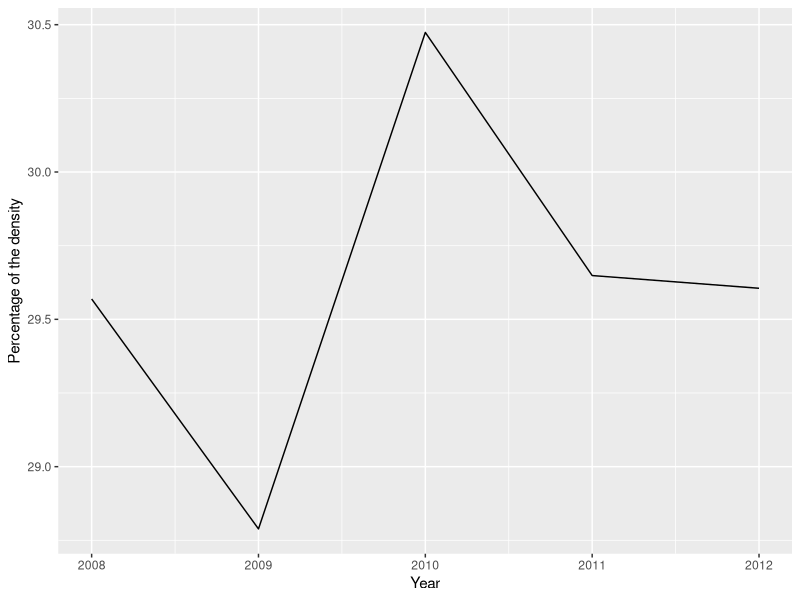
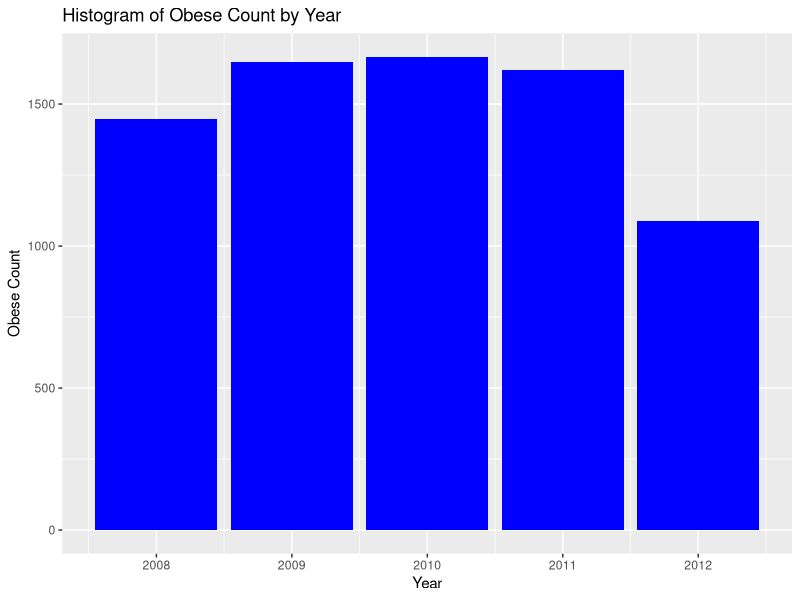
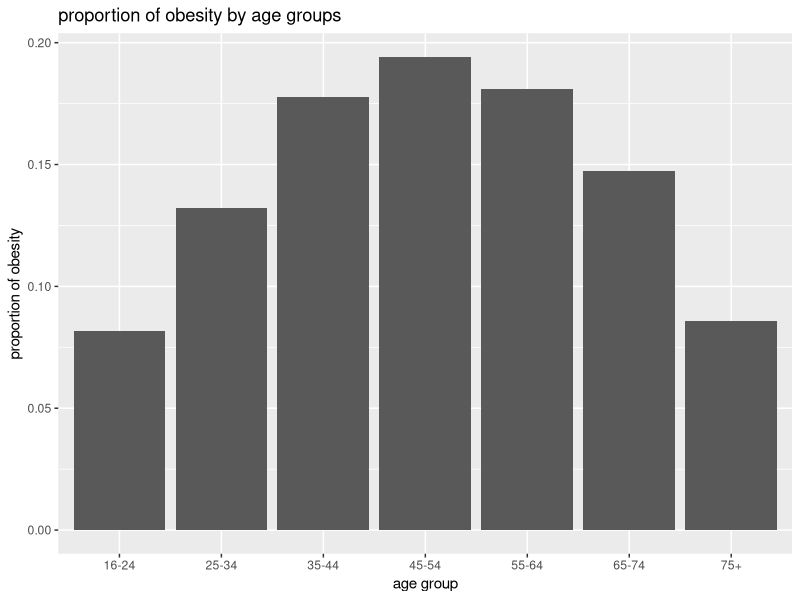
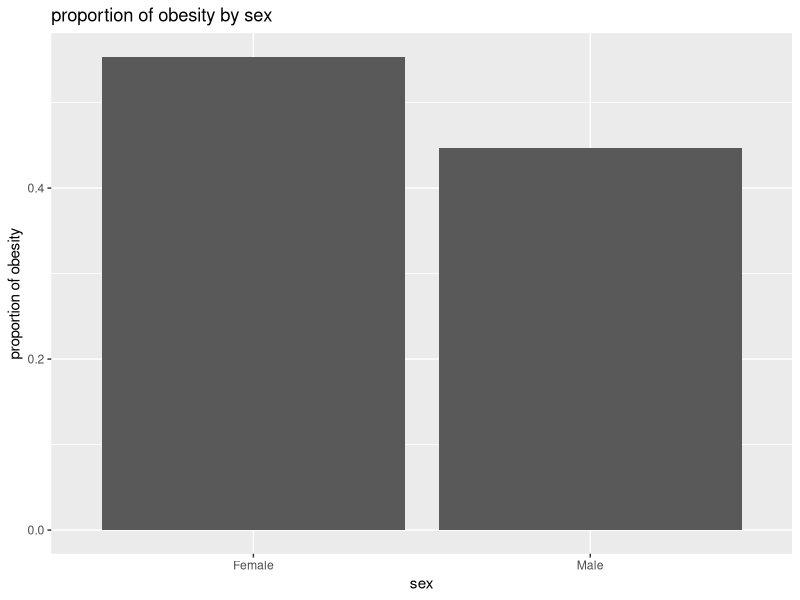
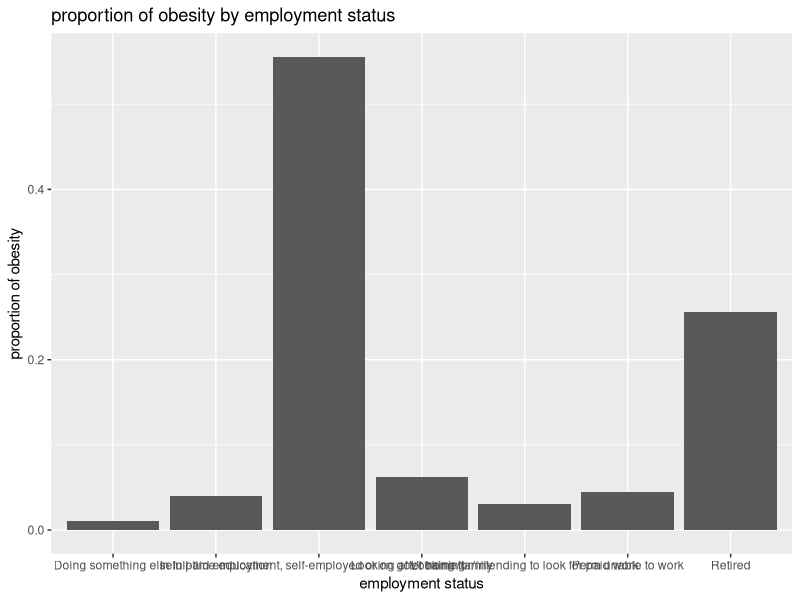

Reproduce these figures in R, in order.
## ---- chunk 1
#Creating the binary variable for obesity
data <- read.csv('DAProject9.csv')
library(dplyr)
data <- data %>%
  mutate(Obese = ifelse(BMIgroup == "Obese", 1, 0))

## ---- chunk 2
#Attempting to create the time series plot
data_2008 <- subset(data, Year == '2008' & Obese == 1)
data_2009 <- subset(data, Year == '2009'& Obese == 1)
data_2010 <- subset(data, Year == '2010'& Obese == 1)
data_2011 <- subset(data, Year == '2011'& Obese == 1)
data_2012 <- subset(data, Year == '2012'& Obese == 1)


year <- c(2008, 2009, 2010, 2011, 2012)
no_obese <- c(1448, 1647, 1666, 1620, 1088)

year_obese <- cbind(year, no_obese)
  year_obese <- as.data.frame(year_obese)

as.factor(year_obese$year)

## ---- chunk 3
#| fig-cap: Time Series Plot of Obese Observations Over Time.
#| label: fig-time
#| fig-align: center
#| fig-width: 4.5
#| fig-height: 3.5

library(ggplot2)

#time series plot with proportion of obesity
obesity_by_time=data|>group_by(Year)|>
  summarise(Obesity_Prevalence=mean(Obese==1)*100)
ggplot(obesity_by_time,aes(x=Year,y=Obesity_Prevalence))+
  geom_line()+
  labs(x="Year",y="Percentage of the density")
## ---- chunk 4
#Summary table
summary_by_year <- data %>%
  group_by(Year) %>%
  summarize(Count_Obese = sum(Obese))
summary_by_year

#Histogram of year v counts
ggplot(data = summary_by_year, aes(x = Year, y = Count_Obese)) +
  geom_col(fill='blue') +
  labs(x = "Year", y = "Obese Count",
       title = "Histogram of Obese Count by Year")
## ---- chunk 5
#| fig-cap: Proportion of obesity by age groups.
#| label: fig-scat1
#| fig-align: center
#| fig-width: 4.5
#| fig-height: 3.5
#barplots of obesity on each covariate
library(dplyr)
# age
obses_age.freq=table(data$AgeGroup)
obses_age.freq=as.data.frame(obses_age.freq)
colnames(obses_age.freq)=c("obses_age","number")
obses_age.freq$proportion=obses_age.freq$number/sum(obses_age.freq$number)

ggplot(data = obses_age.freq, aes(x = obses_age, y = proportion)) + geom_col()+
  labs(x="age group",y="proportion of obesity",title="proportion of obesity by age groups")



## ---- chunk 6
#| fig-cap: Proportion of obesity by sex.
#| label: fig-scat2
#| fig-align: center
#| fig-width: 4.5
#| fig-height: 3.5
#gender
obses_sex.freq=table(data$Sex)
obses_sex.freq=as.data.frame(obses_sex.freq)
colnames(obses_sex.freq)=c("obses_sex","number")
obses_sex.freq$proportion=obses_sex.freq$number/sum(obses_sex.freq$number)

ggplot(data = obses_sex.freq, aes(x = obses_sex, y = proportion)) + geom_col()+
  labs(x="sex",y="proportion of obesity",title="proportion of obesity by sex")
## ---- chunk 7
#| fig-cap: Proportion of obesity by employment status.
#| label: fig-scat3
#| fig-align: center
#| fig-width: 4.5
#| fig-height: 3.5

#socio-economic status
obses_employment.freq=table(data$Employment)
obses_employment.freq=as.data.frame(obses_employment.freq)
colnames(obses_employment.freq)=c("obses_employment","number")
obses_employment.freq$proportion=obses_employment.freq$number/sum(obses_employment.freq$number)

ggplot(data = obses_employment.freq, aes(x = obses_employment, y = proportion)) + 
  geom_col()+
  labs(x="employment status",y="proportion of obesity",title="proportion of obesity by employment status")

